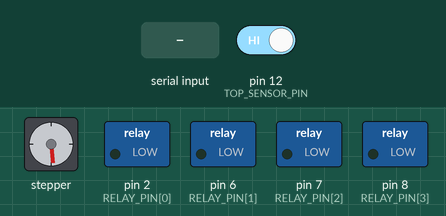
Simulated run of this sketch. Board: Arduino Uno, built with avr-gcc and run on an emulated ATmega328P. On the bench: stepper motor, switched loads named in the sketch (green lamp = pin HIGH). Wiring (inferred from the names in the program): stepper motor driver (200 steps per turn assumed): step pin 4; direction pin 3; enable pin 5. The test bench sets the inputs (shaded band); at power-on: pin 12 (TOP_SENSOR_PIN) HIGH. Pins used as bus, display or sensor lines are not drawn; what the sketch prints to the serial monitor is not drawn.

Above: at 0.8 s.
0.9 s: pin 12 (TOP_SENSOR_PIN) driven LOW
At 1.5 s:
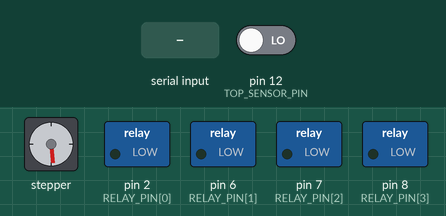
At 3.0 s:
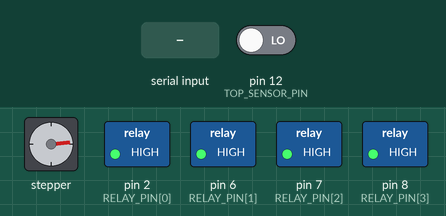
3.5 s: "PRINTER" received over Serial
Timing chart, 0 to 6.5 s (numbered marks = the images above; inputs shaded):
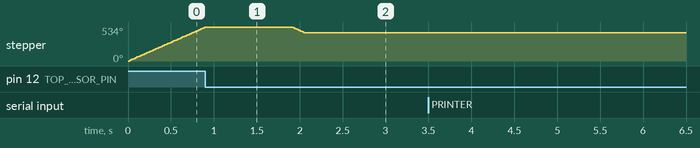

Measured:
- after the input at 0.9 s, pin 2 (RELAY_PIN[0]), pin 6 (RELAY_PIN[1]), pin 7 (RELAY_PIN[2]), pin 8 (RELAY_PIN[3]): LOW → HIGH after 1.2 s
- after the input at 3.5 s, every drawn part: stays the same

The sketch:

motor_relay_bueno10.ino
```cpp
#include <Arduino.h>

const int EN_PIN = 5;
const int DIR_PIN = 3;
const int STEP_PIN = 4;

const int TOP_SENSOR_PIN = 12;
const int BOTTOM_SENSOR_PIN = 13;

const int RELAY_PIN[] = {2, 6, 7, 8};

const float SENSOR_BACK_STEP = 50;
const float STEP_ANGLE = 1.8;
const int STEP_DELAY = 1000;

float _step_start_position = 0;
float _step_current_position = 0;
float _step_target_position = 0;

int _step_delay = STEP_DELAY;
bool _stopCommandReceived = false;
bool _motorRunning = false;

void setup() {
  pinMode(EN_PIN, OUTPUT);
  pinMode(DIR_PIN, OUTPUT);
  pinMode(STEP_PIN, OUTPUT);
  pinMode(TOP_SENSOR_PIN, INPUT_PULLUP);
  pinMode(BOTTOM_SENSOR_PIN, INPUT_PULLUP);

  Serial.begin(115200);
  Serial.flush();

  homePosition();

  for (int i = 0; i < sizeof(RELAY_PIN) / sizeof(RELAY_PIN[0]); i++) {
    pinMode(RELAY_PIN[i], OUTPUT);
    digitalWrite(RELAY_PIN[i], HIGH);
  }
}

String inputValues(String data, char separator, int index) {
  int found = 0;
  int strIndex[] = {0, -1};
  int maxIndex = data.length() - 1;

  for (int i = 0; i <= maxIndex && found <= index; i++) {
    if (data.charAt(i) == separator || i == maxIndex) {
      found++;
      strIndex[0] = strIndex[1] + 1;
      strIndex[1] = (i == maxIndex) ? i + 1 : i;
    }
  }
  return found > index ? data.substring(strIndex[0], strIndex[1]) : "";
}

void stopMotor() {
  digitalWrite(EN_PIN, LOW);
  _motorRunning = false;
}

void motorStep(bool isClockwise, int steps) {
  for (int i = 0; i < steps; i++) {
    int step_current_position = _step_current_position;

    digitalWrite(DIR_PIN, isClockwise ? LOW : HIGH);
    delayMicroseconds(_step_delay);
    digitalWrite(STEP_PIN, HIGH);
    delayMicroseconds(_step_delay);
    digitalWrite(STEP_PIN, LOW);
    delayMicroseconds(_step_delay);

    if (isClockwise)
      step_current_position++;
    else
      step_current_position--;

    _step_current_position = step_current_position;
  }
}

void homePosition() {
  while (digitalRead(TOP_SENSOR_PIN) == HIGH) {
    motorStep(false, 1);
  }

  stopMotor();
  delay(1000);
  motorStep(true, SENSOR_BACK_STEP);
  stopMotor();

  _step_start_position = 0;
  _step_current_position = 0;
}

void relayControl(String relayCommand) {
  String relayName = inputValues(relayCommand, ',', 2);
  relayName.toUpperCase();
  int relayState = inputValues(relayCommand, ',', 3).toInt();

  int relayPinIndex = -1;

  if (relayName.equals("PRINTER")) {
    relayPinIndex = 0;
  } else if (relayName.equals("DISPENSER")) {
    relayPinIndex = 1;
  } else if (relayName.equals("CARD_READER")) {
    relayPinIndex = 2;
  } else if (relayName.equals("PASSPORT_READER")) {
    relayPinIndex = 3;
  } else {
    Serial.print("ST,0," + relayName + ",ERR_INVALID_COMMAND,ED\r\n");
    return;
  }

  if (relayState == 1 && digitalRead(RELAY_PIN[relayPinIndex]) == LOW) {
    // Turn ON (HIGH) only if it's currently OFF (LOW)
    digitalWrite(RELAY_PIN[relayPinIndex], HIGH);
  } else if (relayState == 0 && digitalRead(RELAY_PIN[relayPinIndex]) == HIGH) {
    // Turn OFF (LOW) only if it's currently ON (HIGH)
    digitalWrite(RELAY_PIN[relayPinIndex], LOW);
  }

  // Send the current relay state in the response
  Serial.print("ST,0," + relayName + ",OK," + String(digitalRead(RELAY_PIN[relayPinIndex])) + ",ED\r\n");
}

void motorControl(String motorCommand) {
  int angle = inputValues(motorCommand, ',', 4).toInt();
  int speedPercent = inputValues(motorCommand, ',', 5).toInt();

  int direction = (angle > _step_current_position) ? 1 : -1;
  int steps = static_cast<int>(abs(angle - _step_current_position) / STEP_ANGLE);

  _step_target_position = angle;

  while (_step_current_position != _step_target_position) {
    bool isTopSensorLow = digitalRead(TOP_SENSOR_PIN) == LOW;
    bool isBottomSensorLow = digitalRead(BOTTOM_SENSOR_PIN) == LOW;

    if (_stopCommandReceived) {
      stopMotor();
      Serial.print("ST,0,MOTOR,0," + String(_step_current_position * STEP_ANGLE) + "," + String(speedPercent) + ",ED\r\n");
      _stopCommandReceived = false;
      return;
    }

    if (isTopSensorLow || isBottomSensorLow) {  //any sensor interrupted
      stopMotor();
      delay(1000);

      if (direction == 1) {
        motorStep(false, SENSOR_BACK_STEP); // Rotate 7 degrees CCW
      } else {
        motorStep(true, SENSOR_BACK_STEP); // Rotate 7 degrees CW
      }

      delay(1000);
      Serial.print("ST,0,MOTOR,0," + String(_step_current_position * STEP_ANGLE) + "," + String(speedPercent) + ",ED\r\n");
      return;
    }

    motorStep(direction == 1, 1);
  }

  Serial.print("ST,0,MOTOR,0," + String(_step_target_position) + "," + String(speedPercent) + ",ED\r\n");
}
/*
void commandProcess(String commandStr) {
  commandStr.trim();

  String cmd = inputValues(commandStr, ',', 2);

  if (cmd.equals("MOTOR")) {
    motorControl(commandStr);
  } else if (cmd.equals("RELAY")) {
    relayControl(commandStr);
  }
}
*/
void commandProcess(String commandStr) {
  commandStr.trim();

  String cmd = inputValues(commandStr, ',', 2);

  if (cmd.equals("MOTOR")) {
    motorControl(commandStr);
  } else if (cmd.equals("DISPENSER") || cmd.equals("CARD_READER") || cmd.equals("PASSPORT_READER") || cmd.equals("PRINTER")) {
    relayControl(commandStr);
  } else {
    Serial.print("ST,0," + cmd + ",ERR_INVALID_COMMAND,ED\r\n");
  }
}


void loop() {
  if (Serial.available() > 0) {
    String data = Serial.readString();
    commandProcess(data);
  }
}

//"ST,0,MOTOR,0,30,90,ED\r\n"
//"ST,0,CARD_READER,1,ED\r\n"
//"ST,0,PRINTER,1,ED\r\n"
//"ST,0,PRINTER,0,ED\r\n"
```
